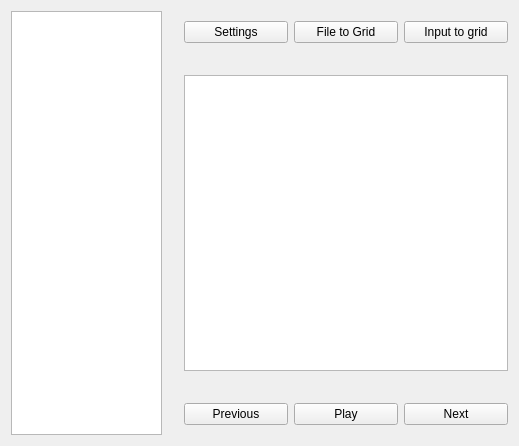
<?xml version="1.0" encoding="UTF-8"?>
<ui version="4.0">
 <class>MainWindow</class>
 <widget class="QMainWindow" name="MainWindow">
  <property name="geometry">
   <rect>
    <x>0</x>
    <y>0</y>
    <width>519</width>
    <height>446</height>
   </rect>
  </property>
  <property name="sizePolicy">
   <sizepolicy hsizetype="Preferred" vsizetype="Preferred">
    <horstretch>2</horstretch>
    <verstretch>0</verstretch>
   </sizepolicy>
  </property>
  <property name="windowTitle">
   <string>MainWindow</string>
  </property>
  <widget class="QWidget" name="widgetMain">
   <layout class="QHBoxLayout" name="horizontalLayout">
    <property name="spacing">
     <number>0</number>
    </property>
    <property name="leftMargin">
     <number>0</number>
    </property>
    <property name="topMargin">
     <number>0</number>
    </property>
    <property name="rightMargin">
     <number>0</number>
    </property>
    <property name="bottomMargin">
     <number>0</number>
    </property>
    <item>
     <widget class="QWidget" name="widgetWords" native="true">
      <property name="sizePolicy">
       <sizepolicy hsizetype="Preferred" vsizetype="Preferred">
        <horstretch>1</horstretch>
        <verstretch>0</verstretch>
       </sizepolicy>
      </property>
      <layout class="QVBoxLayout" name="verticalLayout_3">
       <item>
        <widget class="QTreeWidget" name="treeWidgetWords">
         <property name="autoExpandDelay">
          <number>-1</number>
         </property>
         <property name="indentation">
          <number>20</number>
         </property>
         <property name="rootIsDecorated">
          <bool>false</bool>
         </property>
         <property name="sortingEnabled">
          <bool>true</bool>
         </property>
         <property name="animated">
          <bool>true</bool>
         </property>
         <property name="wordWrap">
          <bool>true</bool>
         </property>
         <attribute name="headerVisible">
          <bool>false</bool>
         </attribute>
         <column>
          <property name="text">
           <string notr="true">1</string>
          </property>
         </column>
        </widget>
       </item>
      </layout>
     </widget>
    </item>
    <item>
     <widget class="QWidget" name="widgetUI" native="true">
      <property name="sizePolicy">
       <sizepolicy hsizetype="Preferred" vsizetype="Preferred">
        <horstretch>2</horstretch>
        <verstretch>0</verstretch>
       </sizepolicy>
      </property>
      <layout class="QVBoxLayout" name="verticalLayout">
       <property name="spacing">
        <number>0</number>
       </property>
       <property name="leftMargin">
        <number>0</number>
       </property>
       <property name="topMargin">
        <number>0</number>
       </property>
       <property name="rightMargin">
        <number>0</number>
       </property>
       <property name="bottomMargin">
        <number>0</number>
       </property>
       <item>
        <widget class="QWidget" name="widgetSettings" native="true">
         <property name="sizePolicy">
          <sizepolicy hsizetype="Preferred" vsizetype="Preferred">
           <horstretch>0</horstretch>
           <verstretch>1</verstretch>
          </sizepolicy>
         </property>
         <layout class="QHBoxLayout" name="horizontalLayout_3">
          <item>
           <widget class="QPushButton" name="buttonSettings">
            <property name="text">
             <string>Settings</string>
            </property>
           </widget>
          </item>
          <item>
           <widget class="QPushButton" name="buttonFile">
            <property name="text">
             <string>File to Grid</string>
            </property>
           </widget>
          </item>
          <item>
           <widget class="QPushButton" name="buttonInput">
            <property name="text">
             <string>Input to grid</string>
            </property>
           </widget>
          </item>
         </layout>
        </widget>
       </item>
       <item>
        <widget class="QWidget" name="widgetPlay" native="true">
         <property name="sizePolicy">
          <sizepolicy hsizetype="Preferred" vsizetype="Preferred">
           <horstretch>0</horstretch>
           <verstretch>5</verstretch>
          </sizepolicy>
         </property>
         <layout class="QVBoxLayout" name="verticalLayout_2">
          <item>
           <widget class="QTableWidget" name="tableWidgetGrid">
            <attribute name="horizontalHeaderVisible">
             <bool>false</bool>
            </attribute>
            <attribute name="verticalHeaderVisible">
             <bool>false</bool>
            </attribute>
           </widget>
          </item>
         </layout>
        </widget>
       </item>
       <item>
        <widget class="QWidget" name="widgetGrid" native="true">
         <property name="sizePolicy">
          <sizepolicy hsizetype="Preferred" vsizetype="Preferred">
           <horstretch>0</horstretch>
           <verstretch>1</verstretch>
          </sizepolicy>
         </property>
         <layout class="QHBoxLayout" name="horizontalLayout_2">
          <item>
           <widget class="QPushButton" name="buttonPrevious">
            <property name="text">
             <string>Previous</string>
            </property>
           </widget>
          </item>
          <item>
           <widget class="QPushButton" name="buttonPlay">
            <property name="text">
             <string>Play</string>
            </property>
           </widget>
          </item>
          <item>
           <widget class="QPushButton" name="buttonNext">
            <property name="text">
             <string>Next</string>
            </property>
           </widget>
          </item>
         </layout>
        </widget>
       </item>
      </layout>
     </widget>
    </item>
   </layout>
  </widget>
 </widget>
 <layoutdefault spacing="6" margin="11"/>
 <resources/>
 <connections/>
</ui>
